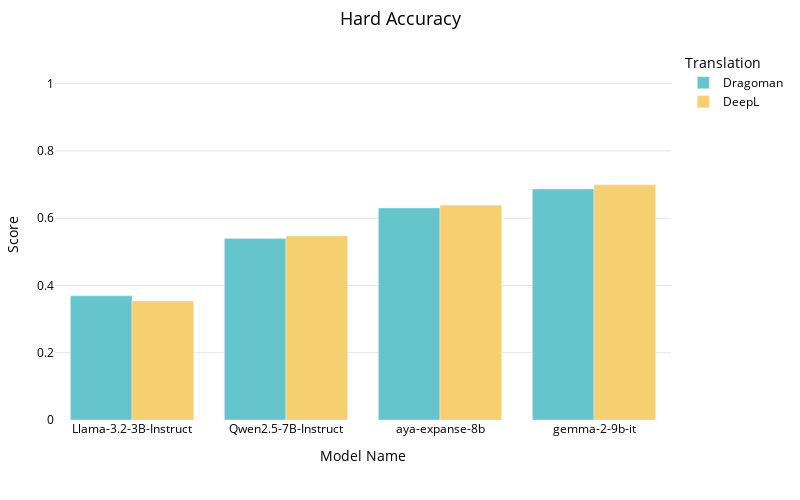

The notebook cell this image was saved under:
### Markdown cell above
### By translation

### Code cell
df_subset = results_df[results_df.Translation.notna()]
plot_model_scores(df_subset, "hard_accuracy", color_col="Translation")

### Figure 1 — Plotly figure (JSON) as saved in the notebook; plotly's stock layout.template omitted (floating-point values rounded to 4 significant figures)
{"data": [{"alignmentgroup": "True", "customdata": [["Dragoman"], ["Dragoman"], ["Dragoman"], ["Dragoman"]], "hovertemplate": "Translation=%{customdata[0]}<br>Model=%{x}<br>Score=%{y}<extra></extra>", "legendgroup": "Dragoman", "marker": {"color": "rgb(102, 197, 204)", "pattern": {"shape": ""}}, "name": "Dragoman", "offsetgroup": "Dragoman", "orientation": "v", "showlegend": true, "textposition": "auto", "type": "bar", "x": ["Llama-3.2-3B-Instruct", "Qwen2.5-7B-Instruct", "aya-expanse-8b", "gemma-2-9b-it"], "xaxis": "x", "y": [0.3691, 0.5396, 0.6304, 0.6869], "yaxis": "y"}, {"alignmentgroup": "True", "customdata": [["DeepL"], ["DeepL"], ["DeepL"], ["DeepL"]], "hovertemplate": "Translation=%{customdata[0]}<br>Model=%{x}<br>Score=%{y}<extra></extra>", "legendgroup": "DeepL", "marker": {"color": "rgb(246, 207, 113)", "pattern": {"shape": ""}}, "name": "DeepL", "offsetgroup": "DeepL", "orientation": "v", "showlegend": true, "textposition": "auto", "type": "bar", "x": ["Llama-3.2-3B-Instruct", "Qwen2.5-7B-Instruct", "aya-expanse-8b", "gemma-2-9b-it"], "xaxis": "x", "y": [0.3542, 0.5473, 0.6385, 0.6991], "yaxis": "y"}], "layout": {"barmode": "group", "font": {"color": "black"}, "height": 500, "legend": {"title": {"text": "Translation"}, "tracegroupgap": 0}, "margin": {"b": 80, "l": 40, "r": 40, "t": 50}, "paper_bgcolor": "white", "plot_bgcolor": "white", "title": {"font": {"size": 18}, "text": "Hard Accuracy", "x": 0.5}, "width": 800, "xaxis": {"anchor": "y", "domain": [0, 1], "tickfont": {"size": 12}, "title": {"text": "Model Name"}}, "yaxis": {"anchor": "x", "domain": [0, 1], "gridcolor": "rgba(0, 0, 0, 0.1)", "range": [0, 1.1], "title": {"text": "Score"}}}}
